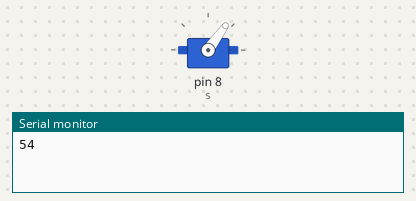
Recording of a sketch running on a simulated Arduino Uno, built with avr-gcc and run on an emulated ATmega328P. On the bench: servo, the last lines printed to the serial monitor. At 28.0 s the program stops and its outputs stay as they are.

Above: at 0.1 s.
At 7.1 s:
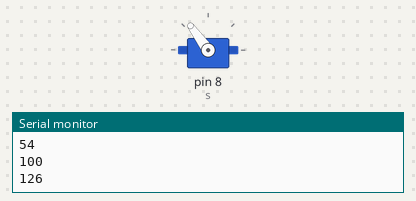
At 14.1 s:
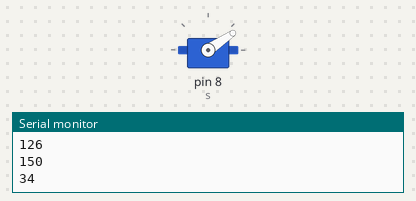
At 27.6 s:
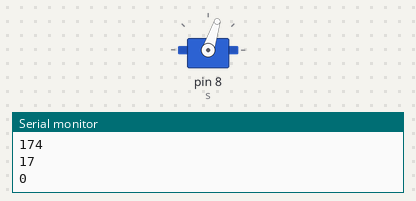
Timing chart, 0 to 29.1 s (numbered marks = the images above):
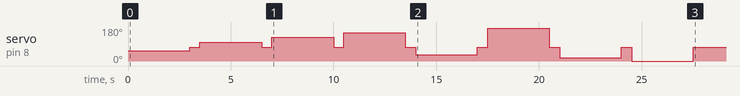

The sketch:

servo.ino
```cpp
#include <Servo.h>

int arr[8] = {0, 1, 1, 1, 0, 1, 0, 0};
int sz = 8;

int angleOpen[8] = {0, 17, 34, 54, 100, 126, 150, 174};

Servo s;

void setup()
{
  s.attach(8);
  s.write(72);
  Serial.begin(9600);
}

void loop()
{

  char c = ' ';

  int c1 = 0;
  int c2 = 0;

  for (int i=0; i<sz; i++) {
    if (arr[i] == 0) {
      s.write(angleOpen[3 - c1]);
      Serial.println(angleOpen[3 - c1]);
      c1 += 1;
    } else {
      s.write(angleOpen[4 + c2]);
      Serial.println(angleOpen[4 + c2]);
      c2 += 1;
    }
    delay(3000);
    s.write(72);
    delay(500);
  }
  s.write(72);
  while (1);
}
```

Measured:
- by itself, servo on pin 8 (s): 54° → 72° at 3.0 s, → 100° 0.50 s later, → 72° 3.0 s later, → 126° 0.50 s later, … (15 changes in this stretch)
